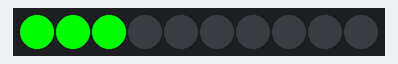
Recording of a sketch running on a simulated Arduino Uno, built with avr-gcc and run on an emulated ATmega328P. On the bench: 10 RGB LEDs in strip order, left to right. Dim RGB values are drawn brighter than linear.

Above: at 0.05 s.
At 4.27 s:
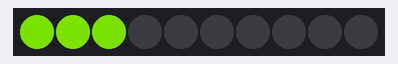
At 8.09 s:
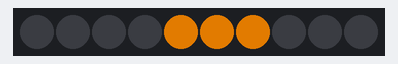
At 16.14 s:
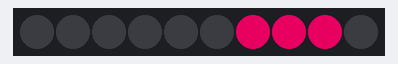
At 24.19 s:
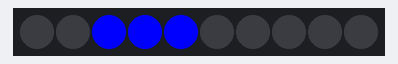
At 32.34 s:
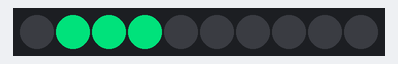

The sketch:

50colorbarloop10LED.ino
```cpp
#include <Adafruit_NeoPixel.h>

#define PIN 6
#define NUM_LEDS 10

Adafruit_NeoPixel strip(NUM_LEDS, PIN, NEO_GRB + NEO_KHZ800);

int pos = 0;
int direction = 1;
int colorIndex = 0;

void setup() {
  strip.begin();
  strip.show();
}

void loop() {

  strip.clear();

  // Turn ON 3 LEDs together
  for (int i = 0; i < 3; i++) {
    int ledIndex = pos + i;

    if (ledIndex >= 0 && ledIndex < NUM_LEDS) {
      strip.setPixelColor(ledIndex, Wheel(colorIndex));
    }
  }

  strip.show();
  delay(100);

  pos += direction;

  // RIGHT end
  if (pos >= NUM_LEDS - 3) {
    direction = -1;
    nextColor();
  }

  // LEFT end
  if (pos <= 0) {
    direction = 1;
    nextColor();
  }
}

// Smooth rainbow colors
uint32_t Wheel(byte pos) {
  if (pos < 85) {
    return strip.Color(pos * 3, 255 - pos * 3, 0);
  }
  else if (pos < 170) {
    pos -= 85;
    return strip.Color(255 - pos * 3, 0, pos * 3);
  }
  else {
    pos -= 170;
    return strip.Color(0, pos * 3, 255 - pos * 3);
  }
}

// Change color (~50 colors)
void nextColor() {
  colorIndex += 5;
  if (colorIndex >= 255) {
    colorIndex = 0;
  }
}
```
